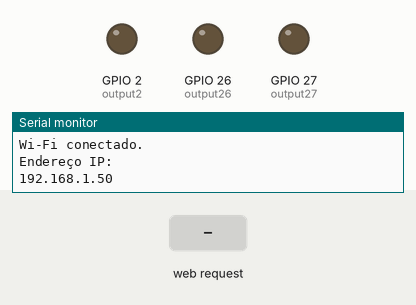
A sketch run on a simulated ESP32. Parts: output pins drawn as LEDs (lit = HIGH), the last lines printed to the serial monitor. The inputs (shaded band) are chosen by the test bench. WiFi joins after 1.5 s; servers stay silent unless stated.

Above: at 6.2 s.
6.3 s: HTTP request GET /26/on received
At 7.3 s:
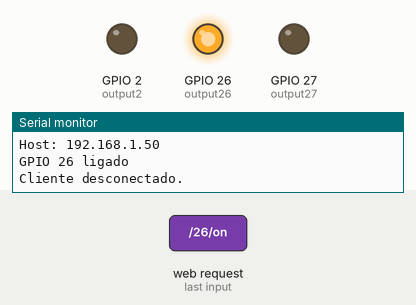
7.8 s: HTTP request GET /2/on received
At 8.5 s:
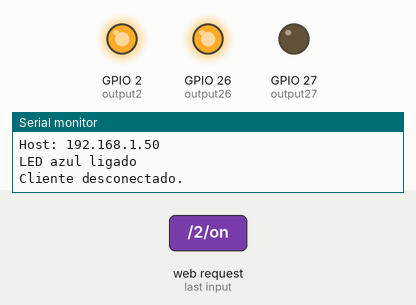
9.3 s: HTTP request GET /26/off received
At 9.6 s:
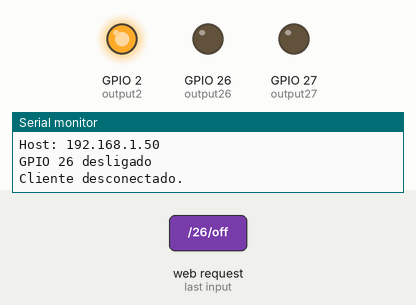
10.8 s: HTTP request GET /27/on received
At 11.9 s:
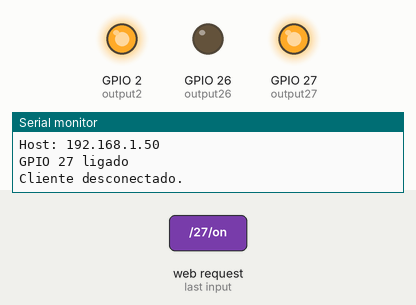
12.3 s: HTTP request GET /2/off received
At 13.1 s:
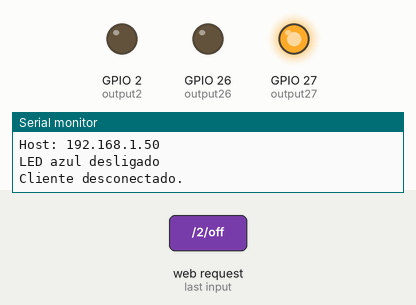
13.8 s: HTTP request GET /27/off received
At 14.2 s:
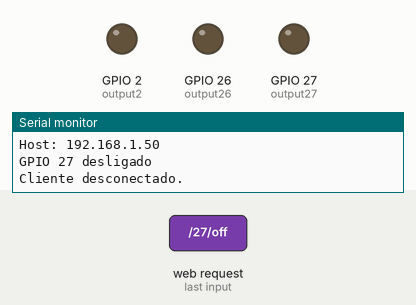
Timing chart, 0 to 16.3 s (numbered marks = the images above; inputs shaded):
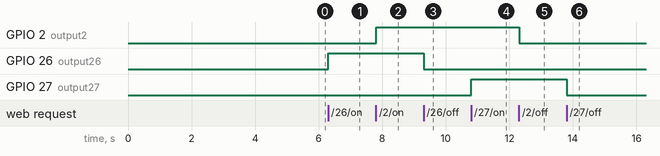

Measured:
- after the input at 6.3 s, GPIO 26 (output26): LOW → HIGH at once
- after the input at 7.8 s, GPIO 2 (output2): LOW → HIGH at once
- after the input at 9.3 s, GPIO 26 (output26): HIGH → LOW at once
- after the input at 10.8 s, GPIO 27 (output27): LOW → HIGH at once
- after the input at 12.3 s, GPIO 2 (output2): HIGH → LOW at once
- after the input at 13.8 s, GPIO 27 (output27): HIGH → LOW at once

The sketch:

WebServer_v0_Botao.ino
```cpp
// Carregar a biblioteca de Wi-Fi
#include <WiFi.h>

// Substitua pelas credenciais da sua rede
const char* ssid = "Larissa";
const char* password = "Larissa362";

// Definir o número da porta do servidor web para 80
WiFiServer server(80);

// Variável para armazenar a solicitação HTTP
String header;

// Variáveis auxiliares para armazenar o estado atual das saídas
String output26State = "off";
String output27State = "off";
String output2State = "off";
const int output2 = 2;

// Atribuir variáveis de saída aos pinos GPIO
const int output26 = 26;
const int output27 = 27;

// Tempo atual
unsigned long currentTime = millis();
// Tempo anterior
unsigned long previousTime = 0;
// Definir tempo limite em milissegundos (exemplo: 2000ms = 2s)
const long timeoutTime = 2000;

void setup() {
  Serial.begin(115200);
  // Inicializar as variáveis de saída como saídas
  pinMode(output26, OUTPUT);
  pinMode(output27, OUTPUT);
  pinMode(output2, OUTPUT);
  // Definir as saídas para LOW (desligadas)
  digitalWrite(output26, LOW);
  digitalWrite(output27, LOW);
  digitalWrite(output2, LOW);

  // Conectar-se à rede Wi-Fi com SSID e senha
  Serial.print("Conectando-se a ");
  Serial.println(ssid);
  WiFi.begin(ssid, password);
  while (WiFi.status() != WL_CONNECTED) {
    delay(5000);
    Serial.print(".");
  }
  // Imprimir o endereço IP local e iniciar o servidor web
  Serial.println("");
  Serial.println("Wi-Fi conectado.");
  Serial.println("Endereço IP: ");
  Serial.println(WiFi.localIP());
  server.begin();
}

void loop(){
  WiFiClient client = server.available();   // Escutar por clientes que tentam conectar

  if (client) {                             // Se um novo cliente se conecta
    currentTime = millis();
    previousTime = currentTime;
    Serial.println("Novo cliente.");        // Imprimir uma mensagem no monitor serial
    String currentLine = "";                // Criar uma String para armazenar dados recebidos do cliente
    while (client.connected() && currentTime - previousTime <= timeoutTime) {  // Loop enquanto o cliente estiver conectado
      currentTime = millis();
      if (client.available()) {             // Se há bytes para ler do cliente
        char c = client.read();             // Ler um byte
        Serial.write(c);                    // Imprimir no monitor serial
        header += c;
        if (c == '\n') {                    // Se o byte é um caractere de nova linha
          // Se a linha atual estiver vazia, recebeu duas novas linhas em sequência.
          // Isso indica o fim da solicitação HTTP, então envie uma resposta:
          if (currentLine.length() == 0) {
            // Cabeçalhos HTTP sempre começam com um código de resposta (ex: HTTP/1.1 200 OK)
            // e um tipo de conteúdo para o cliente saber o que esperar, depois uma linha em branco:
            client.println("HTTP/1.1 200 OK");
            client.println("Content-type:text/html");
            client.println("Connection: close");
            client.println();

            // Liga e desliga os GPIOs
            if (header.indexOf("GET /26/on") >= 0) {
              Serial.println("GPIO 26 ligado");
              output26State = "on";
              digitalWrite(output26, HIGH);
            } else if (header.indexOf("GET /26/off") >= 0) {
              Serial.println("GPIO 26 desligado");
              output26State = "off";
              digitalWrite(output26, LOW);
            }else if (header.indexOf("GET /2/on") >= 0) {
                Serial.println("LED azul ligado");
                output2State = "on";
                digitalWrite(output2, HIGH);
            } else if (header.indexOf("GET /2/off") >= 0) {
                Serial.println("LED azul desligado");
                output2State = "off";
                digitalWrite(output2, LOW);
            } else if (header.indexOf("GET /27/on") >= 0) {
              Serial.println("GPIO 27 ligado");
              output27State = "on";
              digitalWrite(output27, HIGH);
            } else if (header.indexOf("GET /27/off") >= 0) {
              Serial.println("GPIO 27 desligado");
              output27State = "off";
              digitalWrite(output27, LOW);
            }

            // Exibir a página web em HTML
            client.println("<!DOCTYPE html><html>");
            client.println("<head><meta name=\"viewport\" content=\"width=device-width, initial-scale=1\">");
            client.println("<link rel=\"icon\" href=\"data:,\">");
            // CSS para estilizar os botões de ligar/desligar
            // Fique à vontade para mudar as cores e tamanhos conforme preferir
            client.println("<style>html { font-family: Helvetica; display: inline-block; margin: 0px auto; text-align: center;}");
            client.println(".button { background-color: #4CAF50; border: none; color: white; padding: 16px 40px;");
            client.println("text-decoration: none; font-size: 30px; margin: 2px; cursor: pointer;}");
            client.println(".button2 {background-color: #555555;}</style></head>");

            // Cabeçalho da página
            client.println("<body><h1>Servidor Web ESP32</h1>");

            // Mostrar estado atual e botões ON/OFF para GPIO 26
            client.println("<p>GPIO 26 - Estado " + output26State + "</p>");
            if (output26State=="off") {
              client.println("<p><a href=\"/26/on\"><button class=\"button\">LIGAR</button></a></p>");
            } else {
              client.println("<p><a href=\"/26/off\"><button class=\"button button2\">DESLIGAR</button></a></p>");
            }

            // Mostrar estado atual e botões ON/OFF para GPIO 27
            client.println("<p>GPIO 27 - Estado " + output27State + "</p>");
            if (output27State=="off") {
              client.println("<p><a href=\"/27/on\"><button class=\"button\">LIGAR</button></a></p>");
            } else {
              client.println("<p><a href=\"/27/off\"><button class=\"button button2\">DESLIGAR</button></a></p>");
            }
            client.println("</body></html>");

            // Mostrar estado atual e botões ON/OFF para o LED azul (GPIO 2)
            client.println("<p>LED Azul (GPIO 2) - Estado " + output2State + "</p>");
            if (output2State == "off") {
              client.println("<p><a href=\"/2/on\"><button class=\"button\">LIGAR</button></a></p>");
            } else {
              client.println("<p><a href=\"/2/off\"><button class=\"button button2\">DESLIGAR</button></a></p>");
            }

            // A resposta HTTP termina com outra linha em branco
            client.println();
            // Sai do loop
            break;
          } else { // Se recebeu uma nova linha, limpa a linha atual
            currentLine = "";
          }
        } else if (c != '\r') {  // Se for qualquer outro caractere que não seja "carriage return"
          currentLine += c;      // Adiciona ao final da linha atual
        }
      }
    }
    // Limpar a variável do cabeçalho
    header = "";
    // Fechar a conexão
    client.stop();
    Serial.println("Cliente desconectado.");
    Serial.println("");
  }
}
```
